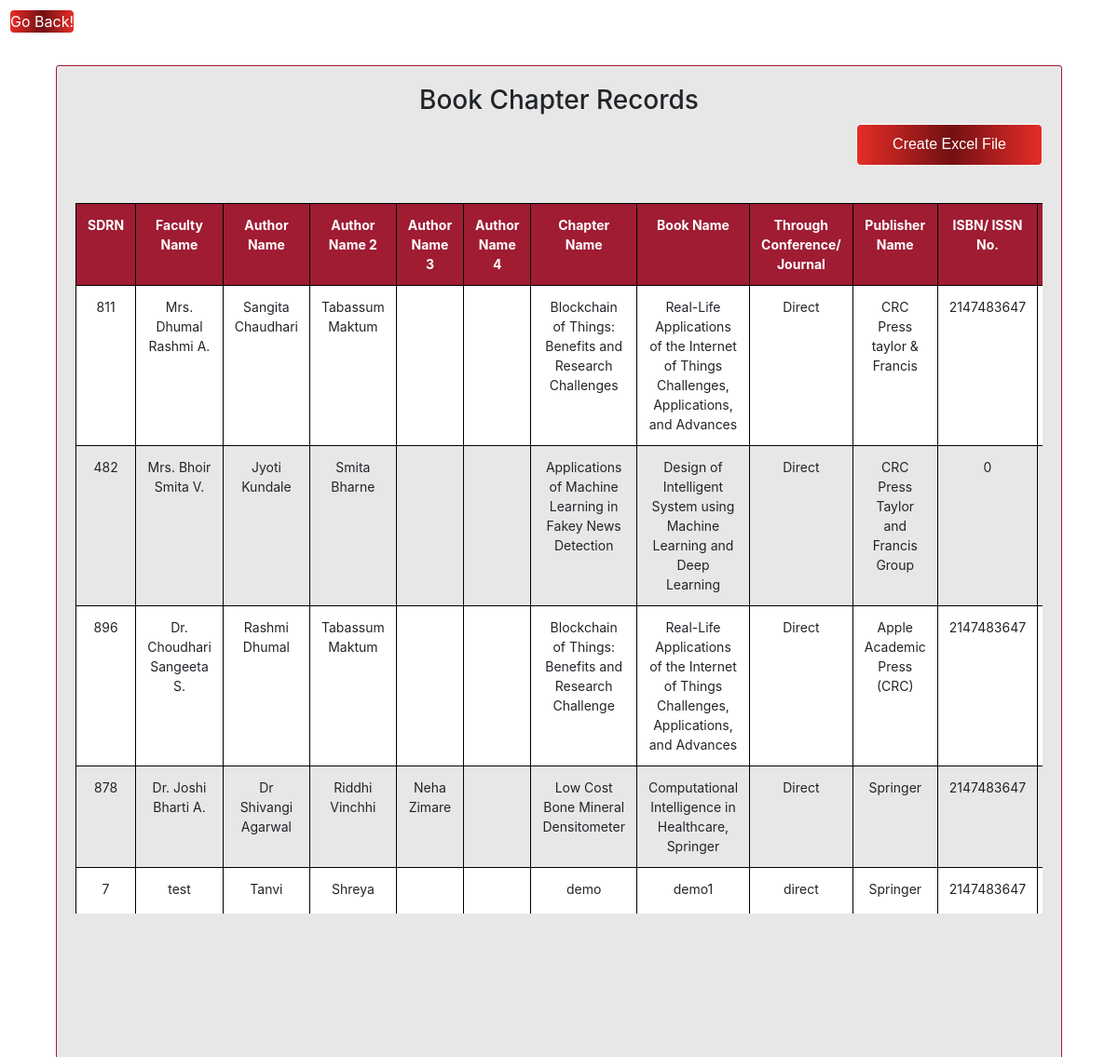
Page /Faculty/src/Details_show/show_book_chapter.php (signed in) on the committed database.
### tables this page shows
CREATE TABLE `book_chapter` (
  `id` int(11) NOT NULL,
  `sdrn` int(20) NOT NULL,
  `faculty_name` varchar(128) NOT NULL,
  `author1` varchar(128) NOT NULL,
  `author2` varchar(128) NOT NULL,
  `author3` varchar(128) NOT NULL,
  `author4` varchar(128) NOT NULL,
  `chapter_name` varchar(128) NOT NULL,
  `book_name` varchar(128) NOT NULL,
  `through` varchar(128) NOT NULL,
  `publisher_name` varchar(128) NOT NULL,
  `isbn_no` int(13) NOT NULL,
  `reg_date` date NOT NULL,
  `publication_year` date NOT NULL,
  `sanction_amt` int(255) NOT NULL,
  `org_name` varchar(255) NOT NULL,
  `awards` varchar(255) NOT NULL,
  `desgn` varchar(255) NOT NULL,
  `institute` varchar(255) NOT NULL,
  `opt1` varchar(128) NOT NULL,
  `opt2` varchar(128) NOT NULL,
  `opt3` varchar(128) NOT NULL
);

### Faculty/src/Details_show/show_book_chapter.php (the view, shortened to what this page needs)
<!DOCTYPE html>
<html lang="en">
    <head>
        <link rel="stylesheet" href="../../css/internal_css.css">
        <link rel="stylesheet" href="../../css/util.css">
        <link rel="stylesheet" href="https://maxcdn.bootstrapcdn.com/bootstrap/4.3.1/css/bootstrap.min.css">
    </head>
    <body>
    <input id= "goback" type="button" value="Go Back!" onclick="history.back(-1)" />
        <div id="chapter">
            <h3 class="text-center">Book Chapter Records</h3>
            <button name="pdf_chapter" id="pdf_chapter" >Create Excel File</button>
            <div id="Chapter_tab">
                <?php
                    if (isset($_SESSION['sdrn'])){
                        echo '<div class="table-responsive">
                        <table class="table table-bordered" >
                        <tr>
                        <th>SDRN</th>
                        <th>Faculty Name</th>
                        <th>Author Name</th>
                        <th>Author Name 2</th>
                        <th>Author Name 3</th>
                        <th>Author Name 4</th>
                        <th>Chapter Name</th>
                        <th>Book Name</th>
                        <th>Through Conference/ Journal</th>
                        <th>Publisher Name</th>
                        <th>ISBN/ ISSN No.</th>
                        <th>Publication Year</th>
                        <th>Registration Date</th>
                        <th>Sanctioned Amount</th>
                        <th>Name of Organization</th>
                        <th>Awards</th>
                        <th>Designation Of Faculty</th>
                        <th>Name of Institute</th>
                        <th>Category</th>
                        <th>Option 1</th>
                        <th>Option 2</th>
                        <th>Update</th>
                        </tr>  ';
                    function fetch_chapter(){
                    $id = $_SESSION['sdrn'];
                    $First_name= $_SESSION['First_name'];
                    $Middle_name= $_SESSION['Middle_name'];
                    $Last_name= $_SESSION['Last_name'];
                    $faculty_name = $First_name." ".$Middle_name." ".$Last_name;
                    $output1 = '';
                    $connect = mysqli_connect("localhost", "root", "", "test");
                    $sql1 = "SELECT * FROM book_chapter where sdrn = '$id' OR author1 = '$faculty_name' OR author2 = '$faculty_name'
                    OR author3 = '$faculty_name' OR author4 = '$faculty_name' ";
                    $result1 = mysqli_query($connect, $sql1);
                    while($row = mysqli_fetch_array($result1)){
                        $output1 .= '<tr>
                                        <td>'.$row["sdrn"].'</td>
                                        <td>'.$row["faculty_name"].'</td>
                                        <td>'.$row["author1"].'</td>
                                        <td>'.$row["author2"].'</td>
                                        <td>'.$row["author3"].'</td>
                                        <td>'.$row["author4"].'</td>
                                        <td>'.$row["chapter_name"].'</td>
                                        <td>'.$row["book_name"].'</td>
                                        <td>'.$row["through"].'</td>
                                        <td>'.$row["publisher_name"].'</td>
                                        <td>'.$row["isbn_no"].'</td>
                                        <td>'.$row["publication_year"].'</td>
                                        <td>'.$row["reg_date"].'</td>
                                        <td>'.$row["sanction_amt"].'</td>
                                        <td>'.$row["org_name"].'</td>
                                        <td>'.$row["awards"].'</td>
                                        <td>'.$row["desgn"].'</td>
                                        <td>'.$row["institute"].'</td>
                                        <td>'.$row["opt1"].'</td>
                                        <td>'.$row["opt2"].'</td>
                                        <td>'.$row["opt3"].'</td>
                                        <td><a href="../Details_update/chapter_update.php?id='.$row["id"].'">Update</a></td>
                                    </tr> ';
                        }
                        return $output1;
                        }
                        echo fetch_chapter();
                        echo '</table>  </div><br />';
                    }
                ?>
            </div>
        </div>
        <br>
    </body>

### Faculty/css/internal_css.css (style rules this page uses)
* { margin: 0px; padding: 0px; box-sizing: border-box; }
body, html { height: auto; font-family: Poppins-Regular, sans-serif; }
h1,h2,h3,h4,h5,h6 { margin: 0px; }
button { outline: none !important; border: none; background: transparent; }
#goback { background-image: linear-gradient(to right, #e52d27 0%, #731013 51%, #e52d27 100%); color:#ffffff; border:1px solid #fff; border-radius:5px; margin: 10px; }
.table { width: 100%; border-collapse: collapse; }
.table td,.table th { padding:12px 15px; border:1px solid black!important; text-align: center; font-size:14px; }
.table th { background-color: #9F1C33; color:#ffffff; }
.table tr:nth-child(even) { background-color: white; }
div#chapter { background-color:#e7e7e7; border-radius:3px; border:1px solid #9F1C33; margin-left: 5%; margin-right: 5%; margin-top : 2%; padding : 20px; }
#pdf_chapter { width: 200px; height:45px; margin-bottom:40px; border-radius:5px; background-image: linear-gradient(to right, #e52d27 0%, #731013 51%, #e52d27 100%); color:white; border:1px solid #fff; font-family:'Raleway',sans-serif; float :right; }
html { height: auto; }
.table td,.table th { border:1px solid black; }
button { margin:10px; width: 250px; height: 50px; border-radius:5px; background:#9F1C33; color:white; border:1px solid #fff; font-size: 16px; padding: 5px; }

### rows in the picture
book_chapter: sdrn "811", faculty_name "Mrs. Dhumal Rashmi A.", author1 "Sangita Chaudhari", author2 "Tabassum Maktum", chapter_name "Blockchain of Things: Benefits and Research Challenges", book_name "Real-Life Applications of the Internet of Things Challenges, Applications, and Advances", through "Direct", publisher_name "CRC Press taylor & Francis", isbn_no "2147483647"
book_chapter: sdrn "482", faculty_name "Mrs. Bhoir Smita V.", author1 "Jyoti Kundale", author2 "Smita Bharne", chapter_name "Applications of Machine Learning in Fakey News Detection", book_name "Design of Intelligent System using Machine Learning and Deep Learning", through "Direct", publisher_name "CRC Press Taylor and Francis Group", isbn_no "0"
book_chapter: sdrn "896", faculty_name "Dr. Choudhari Sangeeta S.", author1 "Rashmi Dhumal", author2 "Tabassum Maktum", chapter_name "Blockchain of Things: Benefits and Research Challenge", book_name "Real-Life Applications of the Internet of Things Challenges, Applications, and Advances", through "Direct", publisher_name "Apple Academic Press (CRC)", isbn_no "2147483647"
book_chapter: sdrn "878", faculty_name "Dr. Joshi Bharti A.", author1 "Dr Shivangi Agarwal", author2 "Riddhi Vinchhi", author3 "Neha Zimare", chapter_name "Low Cost Bone Mineral Densitometer", book_name "Computational Intelligence in Healthcare, Springer", through "Direct", publisher_name "Springer", isbn_no "2147483647"
book_chapter: sdrn "7", faculty_name "test", author1 "Tanvi", author2 "Shreya", chapter_name "demo", book_name "demo1", through "direct", publisher_name "Springer", isbn_no "2147483647"
